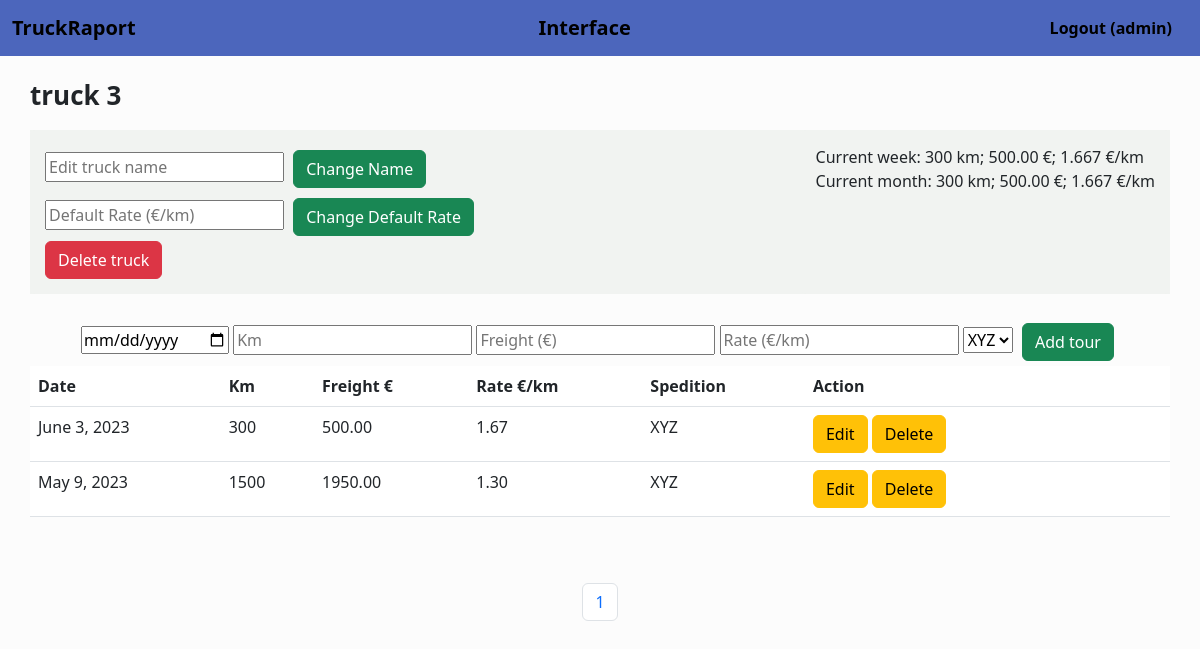
Screenshot of /trucks/24 (signed in) with the database file from the repository.
### truck/models.py (models this page shows, shortened)
class User(AbstractUser):
    id = models.AutoField(primary_key=True)
    default_rate = models.DecimalField(max_digits=10, decimal_places=2, default=1.3)
    def __str__(self):
        return f"{self.username}"

class Truck(models.Model):
    id = models.AutoField(primary_key=True)
    user = models.ForeignKey(User, on_delete=models.CASCADE)
    name = models.CharField(max_length=20, default="Default")

class Tour(models.Model):
    id = models.AutoField(primary_key=True)
    user = models.ForeignKey(User, on_delete=models.CASCADE)
    truck = models.ForeignKey(Truck, on_delete=models.CASCADE)
    freight = models.DecimalField(max_digits=10, decimal_places=2)
    km = models.IntegerField(blank=True, null=True)
    rate = models.DecimalField(max_digits=10, decimal_places=2)
    date= models.DateField()
    spedition = models.ForeignKey(Spedition, on_delete=models.CASCADE, related_name="sped")

class Spedition (models.Model):
    id = models.AutoField(primary_key=True)
    name = models.CharField(max_length=30)
    user = models.ForeignKey(User, on_delete=models.CASCADE)
    def __str__(self):
        return f"{self.name}"

### truck/views.py (the view)
# urls.py: path("trucks/<int:truck_id>", views.truck_view, name="truck_view"),
def truck_view(request, truck_id):
    truck = Truck.objects.get(pk = truck_id)
    if request.method == "POST":
        form = TourForm(request.POST)
        if form.is_valid():
            freight = form.cleaned_data["Freight"]
            km = form.cleaned_data["Km"]
            date = form.cleaned_data["Date"]
            rate = freight/km
            spedition = Spedition.objects.get(pk=int(request.POST["spedition"]))
            tour = Tour(user=request.user, truck=truck, freight=freight, km=km, date=date, rate=rate, spedition=spedition)
            tour.save()
            return HttpResponseRedirect(reverse("truck_view", args=(truck_id,)))
        else:
            return HttpResponseRedirect(reverse("truck_view", args=(truck_id,)))
    else:
        tours = Tour.objects.filter(truck=truck).order_by("-date")
        paginator = Paginator(tours, 30)
        page_number = request.GET.get('page')
        tours_pagin = paginator.get_page(page_number)
        week = []
        month = []
        date = datetime.now()
        for tour in tours:
            if tour.date.isocalendar().week == date.isocalendar().week and tour.date.isocalendar().year == date.isocalendar().year:
                tour_week = {
                    "km": tour.km,
                    "freight": tour.freight
                }
                week.append(tour_week)
            if datetime.now().month == tour.date.month and tour.date.isocalendar().year == date.isocalendar().year:
                tour_month = {
                    "km": tour.km,
                    "freight": tour.freight
                }
                month.append(tour_month)
        if week:
            current_week = dict(functools.reduce(operator.add,
            map(collections.Counter, week)))
            current_week = {
                "km": current_week["km"],
                "freight": current_week["freight"],
                "rate": "{:.3f}".format(current_week["freight"]/current_week["km"])
            }
        else:
            current_week = {
                "km": 0,
                "freight": 0,
                "rate": "",
            }
        if month:
            current_month = dict(functools.reduce(operator.add,
            map(collections.Counter, month)))
            current_month = {
                "km": current_month["km"],
                "freight": current_month["freight"],
                "rate": "{:.3f}".format(current_month["freight"]/current_month["km"])
            }
        else:
            current_month = {
                "km": 0,
                "freight": 0,
                "rate": "",
            }
        return render(request, "truck/truck.html", {
            "truck": truck,
            "Tour": TourForm(),
            "Default_rate": RateForm(),
            "tours": tours_pagin,
            "edit": EditTruckForm(),
            "week": current_week,
            "month": current_month,
            "speditions": Spedition.objects.filter(user=request.user)
        })

### truck/views.py
class TourForm(forms.Form):
    Freight = forms.FloatField(
        label = "Freight", min_value = 0.1,
        widget=forms.NumberInput(attrs={'placeholder': 'Freight (€)'})
    )
    Km = forms.IntegerField(
        label='Km', min_value = 1,
        widget=forms.NumberInput(attrs={'placeholder': 'Km'})
        )
    Date = forms.DateField(widget=forms.DateInput(attrs={'type': 'date'}))
    Rate = forms.FloatField(
        label = "Rate", min_value = 0.1,
        widget=forms.NumberInput(attrs={'placeholder': 'Rate (€/km)'})
    )
    Id = forms.IntegerField(
        label='id', min_value = 1, required=False,
        widget=forms.NumberInput(attrs={'placeholder': 'id'})
        )

class RateForm(forms.Form):
    Default_rate = forms.FloatField(
        label = "Default rate", min_value = 0.1,
        widget=forms.NumberInput(attrs={'placeholder': 'Default Rate (€/km)'})
    )

### truck/templates/truck/truck.html (shortened to what this page needs)
{% extends "truck/layout.html" %}
{% load static %}
{% block body %}
<div id="trucks_body">
  <div id="truck_name">
    {{ truck.name }}
  </div>
<div id="all">
  <div id="truck_forms">
  {{ edit.New_name }} <input class="btn btn-success" data-id="{{ truck.id }}" id="change_truck" type="submit" value="Change Name">
  <br>
  {{ Default_rate.Default_rate }} <input class="btn btn-success" id="change_rate" type="submit" value="Change Default Rate">
  <br>
  <input class="btn btn-danger" id="delete_truck" type="button" value="Delete truck">
</div>
<div id="stats">
Current week: {{ week.km }} km; {{ week.freight }} €; {{ week.rate }} €/km
<br>
Current month: {{ month.km }} km; {{ month.freight }} €;  {{ month.rate }} €/km
</div>
</div>
<br>
<div id="add_tour_form">
<form action="{% url 'truck_view' truck.id %}" method="post">
    {{ Tour.Date }} {{ Tour.Km }} {{ Tour.Freight }} {{ Tour.Rate }}
    <select name="spedition">
      {% for spedition in speditions %}
        <option value="{{ spedition.id }}">{{ spedition }}</option>
        {% endfor %}
    </select>
<input class="btn btn-success" id="add_tour" type="submit" value="Add tour">
</form>
</div>
<table class="table table-hover">
    <thead>
      <tr>
        <th scope="col">Date</th>
        <th scope="col">Km</th>
        <th scope="col">Freight €</th>
        <th scope="col">Rate €/km</th>
        <th scope="col">Spedition</th>
        <th scope="col">Action</th>
        <th scope="col"></th>
      </tr>
    </thead>
    <tbody>
        {% for tour in tours %}
      <tr data-id="{{ tour.id }}">
        <td>{{ tour.date }}</td>
        <td>{{ tour.km }}</td>
        <td>{{ tour.freight }}</td>
        <td>{{ tour.rate }}</td>
        <td>{{ tour.spedition }}</td>
        <td> <button type="button" id="edit" data-id="{{ tour.id }}" class="btn btn-warning">Edit</button>
          <button type="button" id="delete" data-id="{{ tour.id }}" class="btn btn-warning">Delete</button>
        </td><td style="width: 100px;">
        </td>
      </tr>
      {% endfor %}
    </tbody>
  </table>
  <nav aria-label="Page navigation example" style="padding: 50px;">
    <ul class="pagination justify-content-center">
          <li class="page-item"><a class="page-link">{{ tours.number }}</a></li>
</ul>
</nav>
</div>
{% endblock %}

### truck/templates/truck/layout.html (shortened to what this page needs)
{% load static %}
<!DOCTYPE html>
<html lang="en">
    <head>
        <link href="https://cdn.jsdelivr.net/npm/bootstrap@5.3.0-alpha1/dist/css/bootstrap.min.css" rel="stylesheet">
        <link href="{% static 'truck/styles.css' %}" rel="stylesheet">
    </head>
    <body>
        <nav class="navbar navbar-expand-lg navbar-light", style="background-color: #4c66bc;">
            <div class="container-fluid">
              <a class="navbar-brand" href="{% url 'index' %}"><b>TruckRaport</b></a>
              <a class="navbar-brand" href="{% url 'trucks' %}"><b>Interface</b></a>
              <ul class="nav justify-content-end">
                    {% if user.is_authenticated %}
                    <li class="nav-item">
                      <a class="nav-link" href="{% url 'logout' %}" style="color: black"><b>Logout ({{ user }})</b></a>
                    </li>
                    {% endif %}
                </ul>
              </div>
          </nav>
                {% block body %}
                {% endblock %}
    </body>
</html>

### truck/static/truck/styles.css (style rules this page uses)
table { background-color: #f1f3f1; }
.btn-success { margin: 5px; }
body { background-color: #fcfcfc; border-radius: 5px; }
#trucks_body { margin: auto; width: 95%; border-radius: 5px; }
#stats { background-color: #f1f3f1; padding: 15px; border-radius: 5px; }
#truck_name { font-weight: bold; font-size: 26px; margin-top: 20px; margin-bottom: 15px; }
#all { display: flex; justify-content: space-between; background-color: #f1f3f1; }
#truck_forms { background-color: #f1f3f1; border-radius: 5px; padding: 15px; }
#add_tour_form { text-align: center; }

### rows the page displays
User: username "admin"
Truck: name "truck 3"
Tour: freight "500.00", date "June 3, 2023", km "300", rate "1.67", spedition "XYZ"
Tour: date "May 9, 2023", km "1500", freight "1950.00", rate "1.30", spedition "XYZ"

### other values shown
{{ week.km }} "300"
{{ week.rate }} "1.667"
{{ month.km }} "300"
{{ month.rate }} "1.667"
{{ tours.number }} "1"
form field spedition "XYZ"
